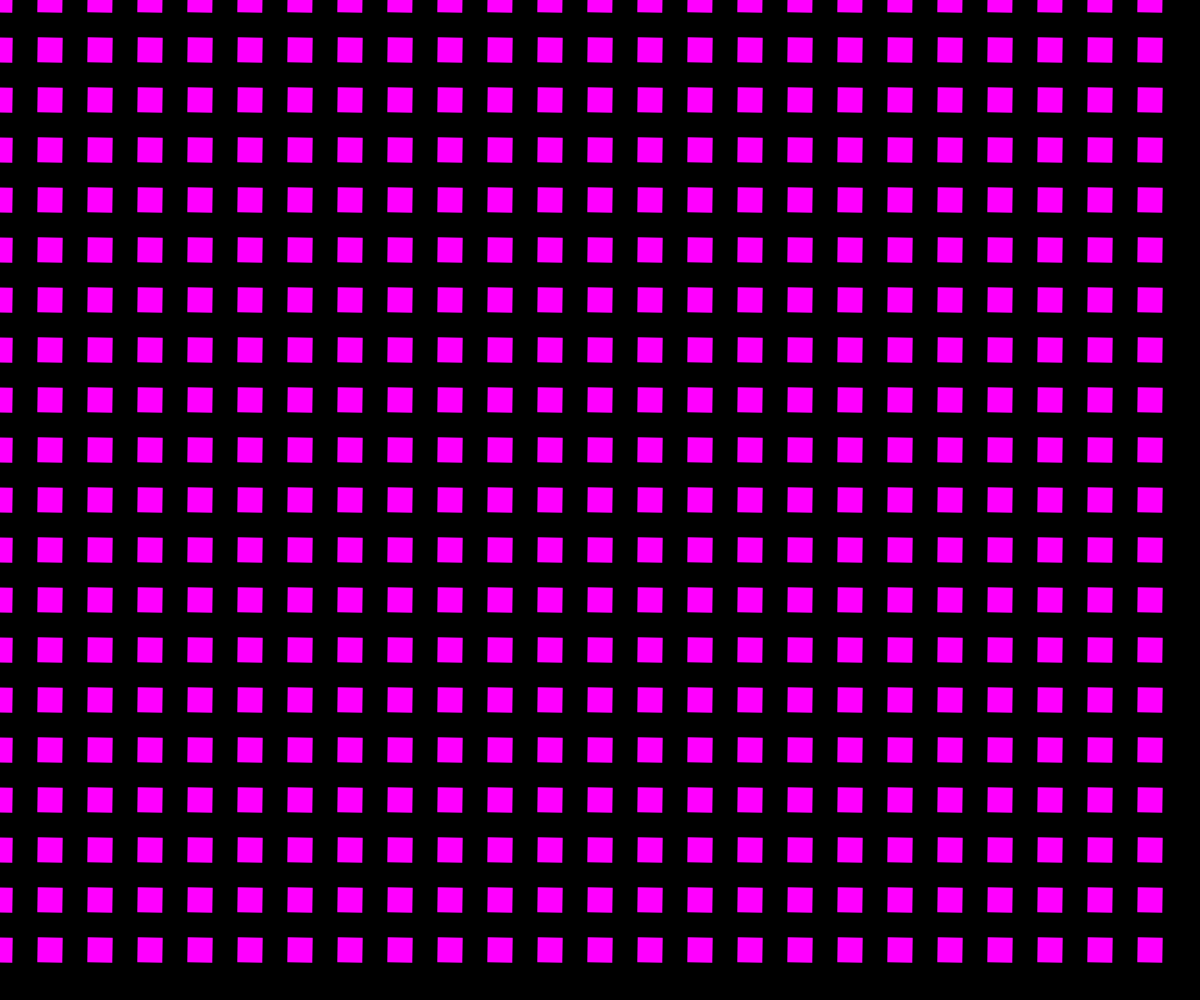
Frame 1 (no input)
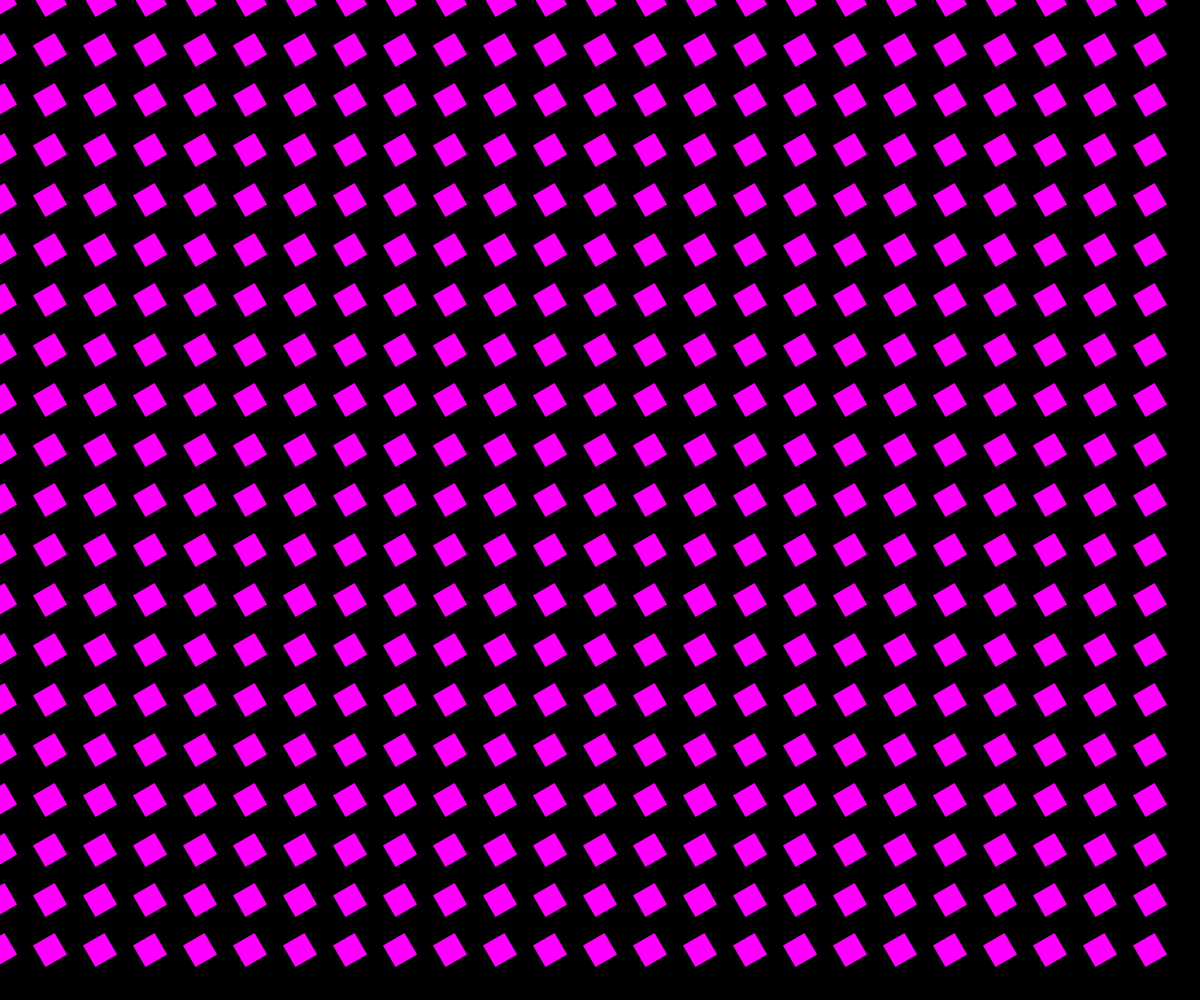
Frame 60 (no input)
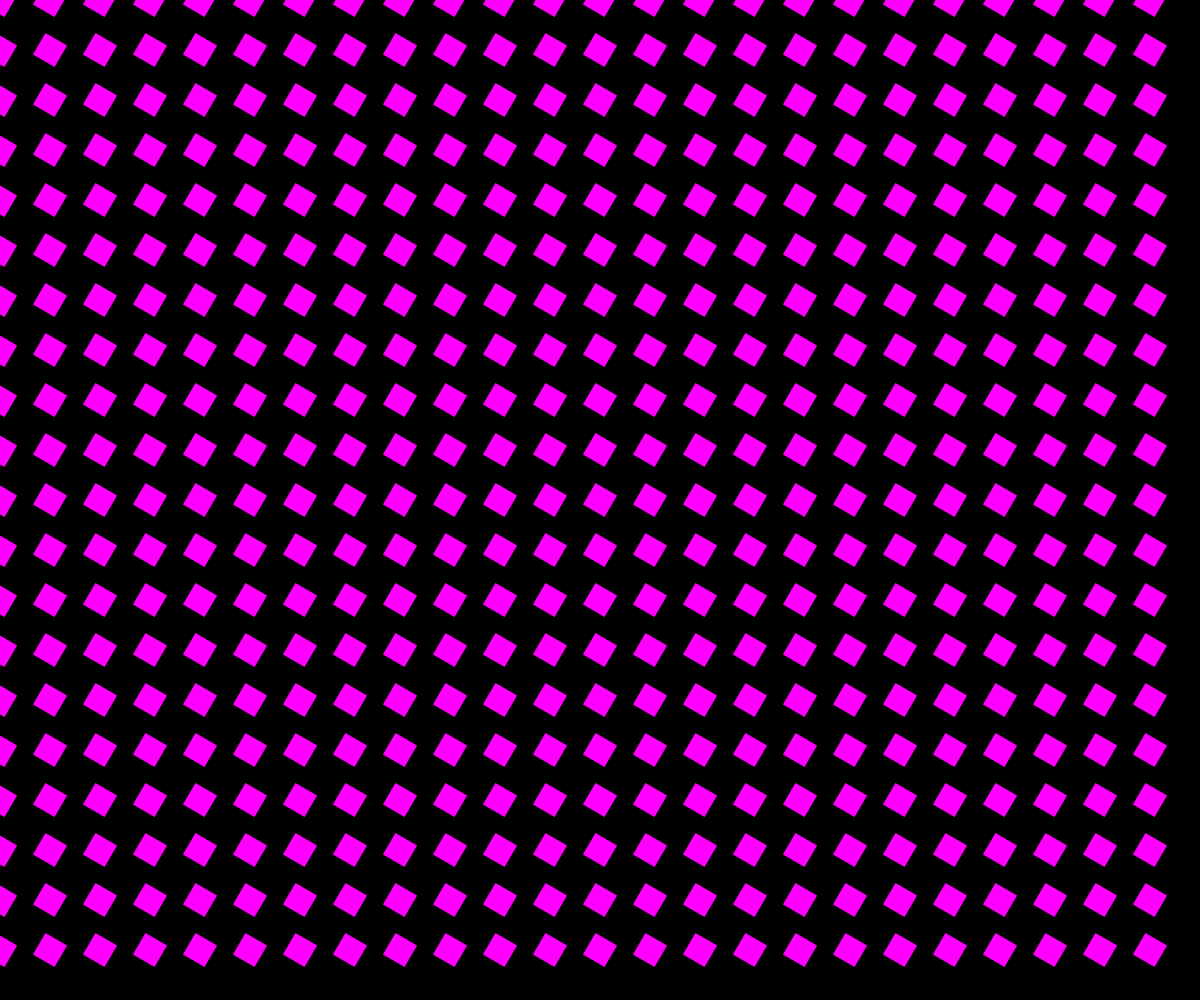
Frame 120 (the mouse pressed at the canvas centre since frame 60)

The p5.js sketch that drew these frames (run headless with seeded random() and noise() and a simulated clock; from frame 60 on, the mouse is pressed at the canvas centre):

// p5.js sketch
// ── sketch.js
let size = 50;
function setup() {
  createCanvas(innerWidth, innerHeight);
  angleMode(DEGREES);
  frameRate(50);
  rectMode(CENTER);
}

function draw() {
  background(0);
  //create grid of squares
  for(let i=0; i<width; i=i+size){
    for (let j=0; j<height ; j=j+size) {
      push();
      translate(i,j);
      rotate(frameCount);
      noStroke();
      fill(255,0,255);
      //rect(0,0,size/2,size/2);
      rect(0,0,size/2,size/2);
      pop();
    }
  }
}
